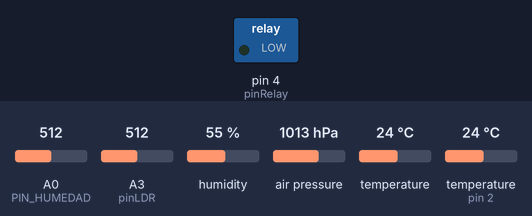
Simulated run of this sketch. Board: Arduino Uno, built with avr-gcc and run on an emulated ATmega328P. On the bench: switched loads named in the sketch (green lamp = pin HIGH). Wiring (inferred from the names in the program): DHT11 sensor: data pin 2. The inputs (shaded band) are chosen by the test bench; at power-on: A0 (PIN_HUMEDAD) = 512, A3 (pinLDR) = 512, humidity 55 %, air pressure 1013 hPa, temperature 24 °C, temperature (sensor on pin 2) 24 °C. What the sketch prints to the serial monitor is not drawn.

Above: at 0.15 s.
Timing chart, 0 to 1.8 s (numbered marks = the images above):
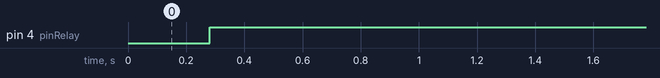

The sketch:

SistemaRiego.ino
```cpp
#include <DHT.h>
#include <Wire.h>
#include <Adafruit_BMP085.h>

// CONSTANTES
#define DHTPIN 2
#define DHTTYPE DHT11
#define z 800
#define x 90000
#define y2 15
#define y 35
#define y1 10
#define z1 400
#define z2 300
// Pines para los distintos valores.
DHT dht(DHTPIN, DHTTYPE);
Adafruit_BMP085 bmp;
const int PIN_HUMEDAD = A0;
int pinLDR = 3;
int pinRelay = 4;
int luz = 0;
String regar;

// PREPARACION.
void setup() {
  // Preparar comunicacion serial.
  Serial.begin(9600);
  dht.begin();
  //BMP
   if (!bmp.begin())
   {
    //Serial.println("BMP180 sensor not found");
    while (1) {}
   }
  pinMode(pinRelay, OUTPUT);
}

// PRINCIPAL.
void loop() {
  // Leer valores.
  //Lectura con LDR
  luz = analogRead(pinLDR);
  //Se realiza lectra tanto en DHT11 como en BMP180, por lo cual se realiza promedio de ambas lecturas grados Celsius
  float t = dht.readTemperature() + 2;
  float t_bmp = bmp.readTemperature();
  //Lectura con BMP180 en Pa
  float pressure = bmp.readPressure();
  /*Lectura con sensor de humedad en humedad relativa (%)*/
  int humedad = analogRead(PIN_HUMEDAD);
  float t_prom = (t+t_bmp)/2;
  regar = deberegar(luz, t_prom, pressure, humedad);

  // Guardar datos obtenidos en formato Json.
  String datosJson = "{";
  datosJson += "\"luz\": " + toString(luz);
  datosJson += ", \"temperatura\": " + FtoString(t_prom,2) ;
  datosJson += ", \"presion\": " + FtoString(pressure,2);
  datosJson += ", \"humedad\": " + toString(humedad);
  datosJson += ", \"regando\": " + regar;
  datosJson += "}";

  // Desplegar en serial los datos obtenidos.
  Serial.println(datosJson);
  delay(2000);
};

      String FtoString (float n, int decimals) {
      int d = int(log10(n));
      //Serial.println(d);
      //Serial.println(n);
      String res = "";
      int a;
      for (int i = d; i >= 0 - decimals; i--) {
        a = int(n / pow(10, i));
                n -= a * pow(10, i);
        if (i == -1) {
        res += ".";
      }
      res += char(48 + a);
      //Serial.println(res);
    }
    return res;
  }

  String toString(int n) {
      int d = int(log10(n));
      String res = "";
      int a;
      for (int i = d; i >= 0; i--) {
        a = int(n / pow(10, i));
                n -= a * pow(10, i);
                res += char(48 + a);
      }
      return res;
    }

   String deberegar(int L, float T, float P, float H){
      //cuando llueve no regar
      if (P < x && T < y2)
        {
          digitalWrite(pinRelay, LOW);
          return "0";
        }
      if (T < y &&  T > y1 && L < z && H > z1)
      {
       digitalWrite(pinRelay, HIGH);
        return "1";
      }
      if (H < z2)
      {
        digitalWrite(pinRelay, LOW);
        return "0";
      }
      digitalWrite(pinRelay, LOW);
      return "0";
    }
```

Measured:
- by itself, pin 4 (pinRelay): LOW → HIGH at 0.28 s
